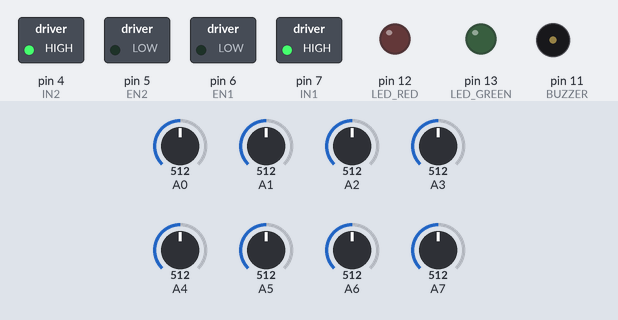
A sketch run on a simulated Arduino Uno, built with avr-gcc and run on an emulated ATmega328P. On the bench: switched loads named in the sketch (green lamp = pin HIGH), output pins drawn as LEDs (lit = HIGH), buzzer (waves = sounding, pin HIGH). Inputs (shaded band) come from the test bench; at power-on: A5 = 512, A0 = 512, A1 = 512, A2 = 512, A3 = 512, A4 = 512, A6 = 512, A7 = 512.

Above: at 1.2 s.
1.3 s: A5 set to 112
2.8 s: A5 set to 92
At 3.65 s:
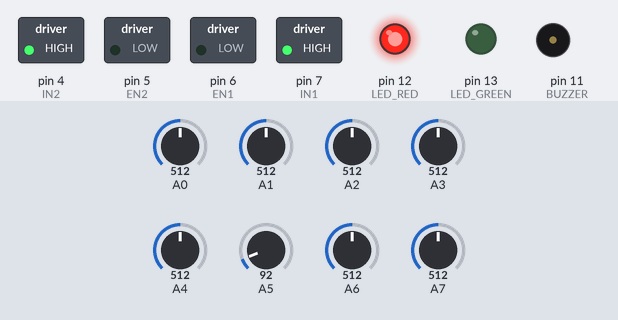
5.8 s: A5 set to 306
7.4 s: A5 set to 30
Timing chart, 0 to 10.4 s (numbered marks = the images above; inputs shaded):
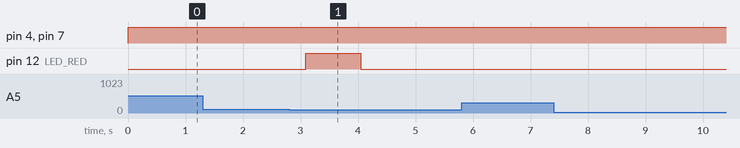

Measured:
- the behaviour switches between 103 and 102 on A5 (found by bisection; images 0 and 1)
- after the input at 1.3 s, every drawn part: stays the same
- after the input at 2.8 s, pin 12 (LED_RED): LOW → HIGH after 0.29 s, → LOW 0.96 s later

The sketch:

Line_Following.ino
```cpp
// DFRobot.com
// MiniQ Sample Code
// Line tracking
// Version 1.0
// Last updated on 10th March 2011


#define EN1 6 // Right Motor Enable Pin
#define IN1 7 // Right Motor Direction Pin
#define EN2 5 // Left Motor Enable Pin
#define IN2 4 // Left Motor Direction Pin

#define FORW 1 // Forward
#define BACK 0 // Backward


#define BUZZER 11 // control the number of IO pins buzzer
#define LED_RED 12 // red LED lights control digital IO pins
#define LED_GREEN 13 // green LED lights control digital IO pins
#define Vr 5 // reference voltage

float data [8] = {
  0X00, 0X00, 0X00, 0X00, 0x00, 0xff, 0x00, 0x00}; // store the 8-channel ad conversion value
unsigned char value [5] = {
  0x00, 0x00, 0x00, 0x00, 0x00}; // five hunt voltage sensor
unsigned char key_1 = 0x00; // number of keys pressed to count 1


void Motor_Control (int M1_DIR, int M1_EN, int M2_DIR, int M2_EN) // Motor control function
{
  ////////// M1 ////////////////////////
  if (M1_DIR == FORW) // Set M1 Motor Direction
    digitalWrite (IN1, HIGH); // HIGH, Rotate clockwise
  else
    digitalWrite (IN1, LOW); // LOW, Anti Rotate clockwise
  if (M1_EN == 0) // M1 Motor Speed
    analogWrite (EN1, LOW); // Low to stop miniQ
  else
    analogWrite (EN1, M1_EN);

  /////////// M2 //////////////////////
  if (M2_DIR == FORW) // Set M2 Motor Direction
    digitalWrite (IN2, HIGH); // HIGH, Rotate clockwise
  else
    digitalWrite (IN2, LOW); // LOW, Anti Rotate clockwise
  if (M2_EN == 0) // M2 Motor Speed
    analogWrite (EN2, LOW); // Low to stop miniQ
  else
    analogWrite (EN2, M2_EN);
}

void Read_Value (void) // read analog value
{
  char i;
  for (i = 0; i <8; i ++)
  {
    data [i] = analogRead (i); // read analog port voltage i
    data [i] = ((data [i] * Vr) / 1024); // convert the analog value
  }
  huntline_deal ();// call subroutine hunt deal
}
void huntline_deal (void) // Hunt
{
  if (key_1 == 6)
  {
    if (data [0]> (value [0] -1) && data [1]> (value [1] -1) && data [2] <(value [2] -1) && data [3]> (value [3 ] -1) && data [7]> (value [4] -1)) // look at the actual measured value
    {
      Motor_Control (FORW, 100, FORW, 100); // forward
    }
    else if (data [0]> (value [0] -1) && data [1]> (value [1] -1) && data [2] <(value [2] -1) && data [3] <(value [ 3] -1) && data [7]> (value [4] -1))
    {
      Motor_Control (BACK, 50, FORW, 100); // turn right
    }
    else if (data [0]> (value [0] -1) && data [1]> (value [1] -1) && data [2]> (value [2] -1) && data [3] <(value [ 3] -1) && data [7]> (value [4] -1))
    {
      Motor_Control (BACK, 100, FORW, 100); // fast right turn
    }
    else if (data [0]> (value [0] -1) && data [1]> (value [1] -1) && data [2]> (value [2] -1) && data [3] <(value [ 3] -1) && data [7] <(value [4] -1))
    {
      Motor_Control (BACK, 100, FORW, 100); // fast right turn
    }
    else if (data [0]> (value [0] -1) && data [1]> (value [1] -1) && data [2]> (value [2] -1) && data [3]> (value [ 3] -1) && data [7] <(value [4] -1))
    {
      Motor_Control (BACK, 100, FORW, 100); // fast right turn
    }
    else if (data [0]> (value [0] -1) && data [1] <(value [1] -1) && data [2] <(value [2] -1) && data [3]> (value [ 3] -1) && data [7]> (value [4] -1))
    {
      Motor_Control (FORW, 100, BACK, 50); // left
    }
    else if (data [0]> (value [0] -1) && data [1] <(value [1] -1) && data [2]> (value [2] -1) && data [3]> (value [ 3] -1) && data [7]> (value [4] -1))
    {
      Motor_Control (FORW, 100, BACK, 100); // fast turn left
    }
    else if (data [0] <(value [0] -1) && data [1] <(value [1] -1) && data [2]> (value [2] -1) && data [3]> (value [ 3] -1) && data [7]> (value [4] -1))
    {
      Motor_Control (FORW, 100, BACK, 100); // fast turn left
    }
    else if (data [0] <(value [0] -1) && data [1]> (value [1] -1) && data [2]> (value [2] -1) && data [3]> (value [ 3] -1) && data [7]> (value [4] -1))
    {
      Motor_Control (FORW, 100, BACK, 100); // fast turn left
    }
  }
}
void key_scan (void) // Scan button
{
  if (data [5]> 4.50 && data [5] <6.00) // no button is pressed
    return; // return
  else
  {
    if (data [5]>= 0.00 && data [5] <0.50) // Button 1 press
    {
      delay (180); // debounce delay
      if (data [5]>= 0.00 && data [5] <0.50) // press button 1 does
      {
        buzzer();//
        key_1 ++;// key 1 count
        if (key_1>= 1 && key_1 <= 5) value_adjust (key_1); // value of the sensor to adjust the hunt
        if (key_1 == 6)
        {
          digitalWrite (LED_RED, LOW); // red light off
          digitalWrite (LED_GREEN, LOW); // Green OFF
        }
      }
    }
    else if (data [5]>= 0.50 && data [5] <2.00)
    {
      delay (180); // debounce delay
      if (data [5]>= 0.50 && data [5] <2.00)
      {
        if (key_1>= 1 && key_1 <= 5) // if the key key1 value between 1 to 5
        {
          buzzer();//
          value [key_1-1 ]++;// sensor tracks threshold to distinguish Gaga (adjusted)
          value_adjust (key_1); // actual value comparison with
        }
      }
    }
    else if (data [5]>= 2.00 && data [5] <3.00)
    {
      delay (180); // debounce delay
      if (data [5]>= 2.00 && data [5] <3.00)
      {
        if (key_1>= 1 && key_1 <= 5) // If the key key1 value between 1 to 5
        {
          buzzer();//
          value [key_1-1 ]--;// sensor tracks threshold resolution and reduction (adjusted)
          value_adjust (key_1); // actual value comparison with
        }
      }
    }
  }
}
void value_adjust (unsigned char num) // adjust the sensor values ??hunt
{
  if (num == 1) // adjust the sensor first hunt
  {
    if (data [0]> value [0])
    {
      digitalWrite (LED_RED, HIGH); // the current value of the red light
      digitalWrite (LED_GREEN, LOW);
    }
    else
    {
      digitalWrite (LED_RED, LOW);
      digitalWrite (LED_GREEN, HIGH); // green light
    }
  }
  if (num == 2) // adjust the sensor the second hunt
  {
    if (data [1]> value [1])
    {
      digitalWrite (LED_RED, HIGH); // the current value of the red light
      digitalWrite (LED_GREEN, LOW);
    }
    else
    {
      digitalWrite (LED_RED, LOW);
      digitalWrite (LED_GREEN, HIGH); // green light
    }
  }
  if (num == 3) // adjust the third hunt sensor
  {
    if (data [2]> value [2])
    {
      digitalWrite (LED_RED, HIGH); // the current value of the red light
      digitalWrite (LED_GREEN, LOW);
    }
    else
    {
      digitalWrite (LED_RED, LOW);
      digitalWrite (LED_GREEN, HIGH); // green light
    }
  }
  if (num == 4) // adjust the sensor fourth hunt
  {
    if (data [3]> value [3])
    {
      digitalWrite (LED_RED, HIGH); // the current value of the red light
      digitalWrite (LED_GREEN, LOW);
    }
    else
    {
      digitalWrite (LED_RED, LOW);
      digitalWrite (LED_GREEN, HIGH); // green light
    }
  }
  if (num == 5) // adjust the sensor fifth hunt
  {
    if (data [4]> value [4])
    {
      digitalWrite (LED_RED, HIGH); // the current value of the red light
      digitalWrite (LED_GREEN, LOW);
    }
    else
    {
      digitalWrite (LED_RED, LOW);
      digitalWrite (LED_GREEN, HIGH); // green light
    }
  }
}
void buzzer (void) // send a buzzer sound
{
  digitalWrite (BUZZER, HIGH); // set high, the buzzer
  delay (1);
  digitalWrite (BUZZER, LOW); // set low, the buzzer did not ring
  delay (10);
}
void setup ()
{
  char i;
  for (i = 4; i <= 7; i ++)// set the port to connect two sets of motor output mode
  {
    pinMode (i, OUTPUT);
  }
  pinMode (BUZZER, OUTPUT); // Set the number of IO pins control the buzzer mode, OUTPUT is the output
  pinMode (LED_RED, OUTPUT); // set the red LED light control digital IO pin mode, OUTPUT is the output
  pinMode (LED_GREEN, OUTPUT); // green LED setting controls the number of IO pin mode, OUTPUT is the output
}
void loop ()
{
  Motor_Control (FORW, 0, FORW, 0); // car stop
  while (1)
  {
    Read_Value ();// read the value of analog port
    key_scan ();// scan button
  }
  }
```
